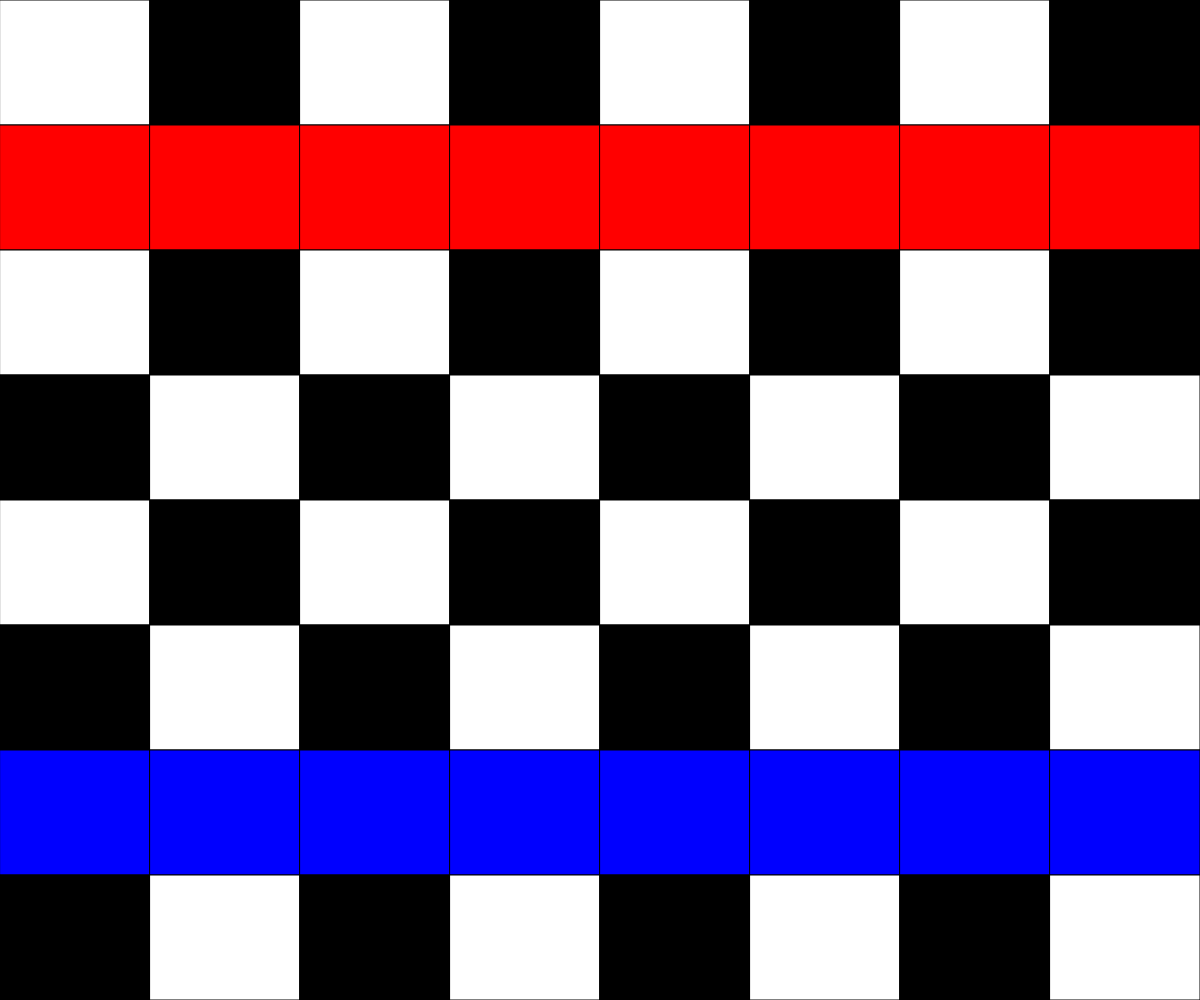
Frame 1 (no input)
Frame 60 (no input): identical to frame 1, image omitted
Frame 120 (the mouse pressed at the canvas centre since frame 60): identical to frame 1, image omitted

The p5.js sketch that drew this single still picture (run headless with seeded random() and noise() and a simulated clock; from frame 60 on, the mouse is pressed at the canvas centre):

// p5.js sketch
// ── sketch.js
// Chess + Engine
// Samein Dorazahi
// 26/07/21

let pieces = [];

let rows = 8;
let cols = 8;
let grid, cellWidth, cellHeight;


function setup() {
  createCanvas(windowWidth, windowHeight);

  grid = createEmptyGrid(cols, rows);
  cellWidth = width / cols;
  cellHeight = height / rows;
  //add pawn to grid
  for (let y=0; y<rows; y++) {
    for (let x=0; x<cols; x++) {
      if (y === 6) {
        let pawns = new Piece(x, y, "pawn", "white");
        pieces.push(pawns);
      }
      if (y === 1) {
        let pawns = new Piece(x, y, "pawn", "black");
        pieces.push(pawns);
      }
    }
  }
}

class Piece {
  constructor(x, y, type, side) {
    this.x = x;
    this.y = y;
    this.type = type;
    this.side = side;
  }

  display() {
    if (this.type === "pawn" && this.side === "black") {
      grid[this.y][this.x] = 9;
    }
    else if (this.type === "pawn" && this.side === "white") {
      grid[this.y][this.x] = 8;
    }
  }

  Move() {
    let x = Math.floor(mouseX / cellWidth);
    let y = Math.floor(mouseY / cellHeight);

    if (grid[y][x] === 9) { 
      if (grid[y+1][x] === 1) {
        grid[y][x] = 0;
      }  
      else if (grid[y+1][x] === 0) {
        grid[y][x] = 1;
      }        
    }
  }
}

function mousePressed() {
  
}

function draw() {
  for (let i=0; i<pieces.length; i++) {
    pieces[i].display();
  }
  displayGrid();
}

function displayGrid() {
  for (let y=0; y<rows; y++) {
    for (let x=0; x<cols; x++) {
      if (grid[y][x] === 0) {
        fill("white");
        // image(grassImage, x * cellWidth, y * cellHeight, cellWidth, cellHeight);
      }
      else if (grid[y][x] === 1) {
        fill("black");
        // image(wallImage, x * cellWidth, y * cellHeight, cellWidth, cellHeight);
      }
      else if (grid[y][x] === 9) {
        fill("red");
      }
      else if (grid[y][x] === 8) {
        fill("blue");
      }
      rect(x*cellWidth, y*cellHeight, cellWidth, cellHeight);
    }
  }
}

function createEmptyGrid(cols, rows) {
  let empty = [];
  let turn = 1;
  for (let y=0; y<rows; y++) {
    empty.push([]);
    turn++;
    for (let x=0; x<cols; x++) {
      turn++;
      if (turn % 2 === 0) {
        empty[y].push(1);
      }
      else {
        empty[y].push(0);
      }
    }
  }
  return empty;
}
